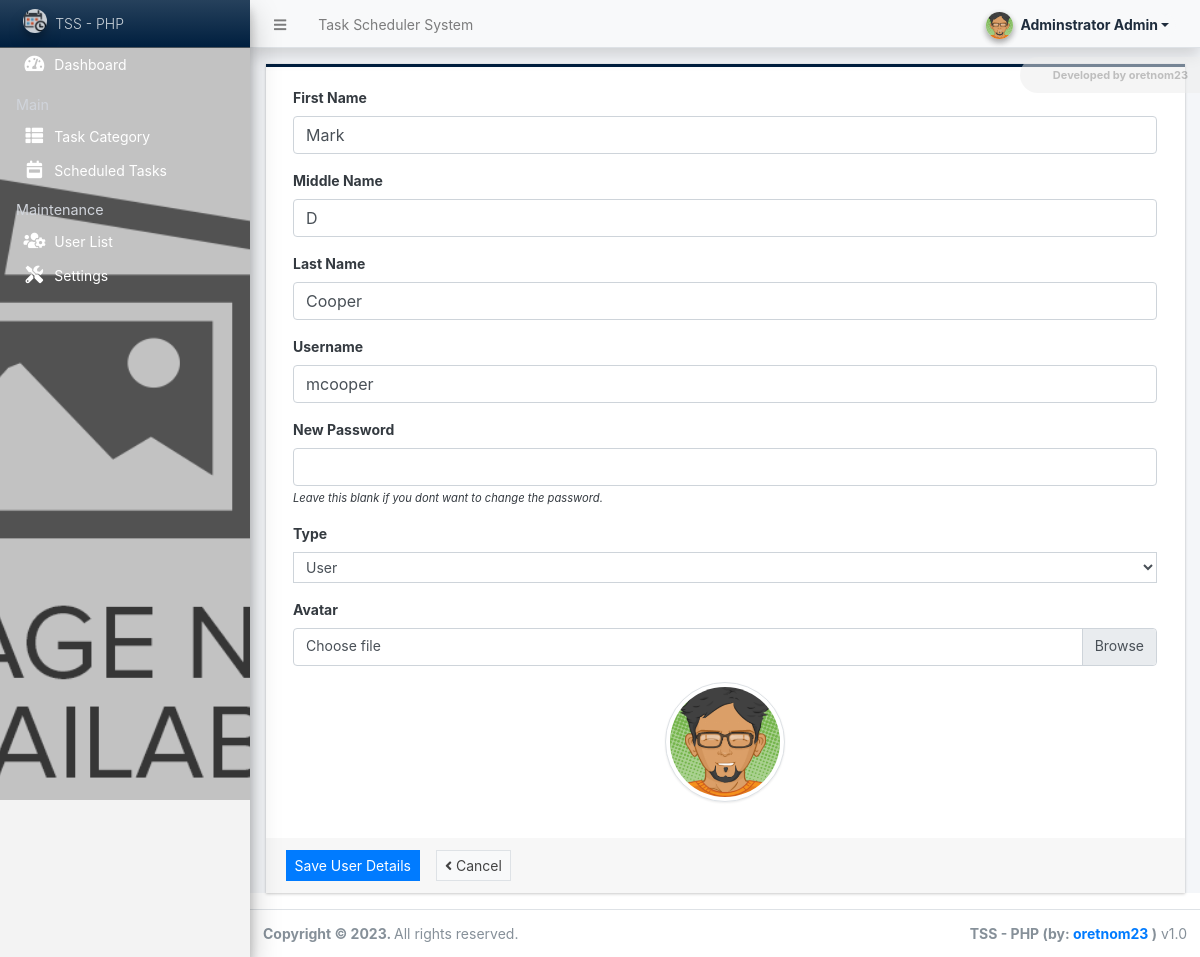
Screenshot of /admin/?page=user/manage_user&id=6 (signed in) with the database file from the repository.
### tables this page shows
CREATE TABLE `users` (
  `id` int(50) NOT NULL,
  `firstname` varchar(250) NOT NULL,
  `middlename` text DEFAULT NULL,
  `lastname` varchar(250) NOT NULL,
  `username` text NOT NULL,
  `password` text NOT NULL,
  `avatar` text DEFAULT NULL,
  `last_login` datetime DEFAULT NULL,
  `type` tinyint(1) NOT NULL DEFAULT 0,
  `date_added` datetime NOT NULL DEFAULT current_timestamp(),
  `date_updated` datetime DEFAULT current_timestamp() ON UPDATE current_timestamp()
);

### config.php (called while the page is built, shortened)
<?php
function validate_image($file){
	if(!empty($file)){
        $ex = explode("?",$file);
        $file = $ex[0];
        $ts = isset($ex[1]) ? "?".$ex[1] : '';
		if(is_file(base_app.$file)){
			return base_url.$file.$ts;
		}else{
			return base_url.'dist/img/no-image-available.png';
		}
	}else{
		return base_url.'dist/img/no-image-available.png';
	}
}
?>

### admin/user/manage_user.php (the view, shortened to what this page needs)
<?php
if(isset($_GET['id'])){
    $user = $conn->query("SELECT * FROM users where id ='{$_GET['id']}' ");
    foreach($user->fetch_array() as $k =>$v){
        $meta[$k] = $v;
    }
}
?>
<div class="card card-outline rounded-0 card-navy">
	<div class="card-body">
		<div class="container-fluid">
			<form action="" id="manage-user">
				<div class="form-group">
					<label for="name">First Name</label>
					<input type="text" name="firstname" id="firstname" class="form-control" value="<?php echo isset($meta['firstname']) ? $meta['firstname']: '' ?>" required>
				</div>
				<div class="form-group">
					<label for="name">Middle Name</label>
					<input type="text" name="middlename" id="middlename" class="form-control" value="<?php echo isset($meta['middlename']) ? $meta['middlename']: '' ?>">
				</div>
				<div class="form-group">
					<label for="name">Last Name</label>
					<input type="text" name="lastname" id="lastname" class="form-control" value="<?php echo isset($meta['lastname']) ? $meta['lastname']: '' ?>" required>
				</div>
				<div class="form-group">
					<label for="username">Username</label>
					<input type="text" name="username" id="username" class="form-control" value="<?php echo isset($meta['username']) ? $meta['username']: '' ?>" required  autocomplete="off">
				</div>
				<div class="form-group">
					<label for="password"><?= isset($meta['id']) ? "New" : "" ?> Password</label>
					<input type="password" name="password" id="password" class="form-control" value="" autocomplete="off">
                    <?php if(isset($meta['id'])): ?>
					<small><i>Leave this blank if you dont want to change the password.</i></small>
                    <?php endif; ?>
				</div>
                <div class="form-group">
                    <label for="type" class="control-label">Type</label>
                    <select name="type" id="type" class="form-control form-control-sm rounded-0" required>
                    <option value="2" <?php echo isset($meta['type']) && $meta['type'] == 2 ? 'selected' : '' ?>>User</option>
                    </select>
                </div>
				<div class="form-group">
					<label for="" class="control-label">Avatar</label>
					<div class="custom-file">
		              <label class="custom-file-label" for="customFile">Choose file</label>
		            </div>
				</div>
				<div class="form-group d-flex justify-content-center">
					<img src="<?php echo validate_image(isset($meta['avatar']) ? $meta['avatar'] :'') ?>" alt="" id="cimg" class="img-fluid img-thumbnail">
				</div>
			</form>
		</div>
	</div>
	<div class="card-footer">
			<div class="col-md-12">
				<div class="row">
					<button class="btn btn-sm btn-primary rounded-0 mr-3" form="manage-user">Save User Details</button>
					<a href="./?page=user/list" class="btn btn-sm btn-default border rounded-0" form="manage-user"><i class="fa fa-angle-left"></i> Cancel</a>
				</div>
			</div>
		</div>
</div>

### admin/user/manage_user.php (style rules this page uses)
img#cimg { height: 15vh; width: 15vh; object-fit: cover; border-radius: 100% 100%; }

### rows the page displays
users: firstname "Mark", middlename "D", lastname "Cooper", username "mcooper", type "User", avatar (picture)

### other values shown
$_settings->info('name') "Task Scheduler System"
$_settings->userdata('firstname').' '.$_settings->userdata('lastname') "Adminstrator Admin"
$_settings->info('short_name') "TSS - PHP"
